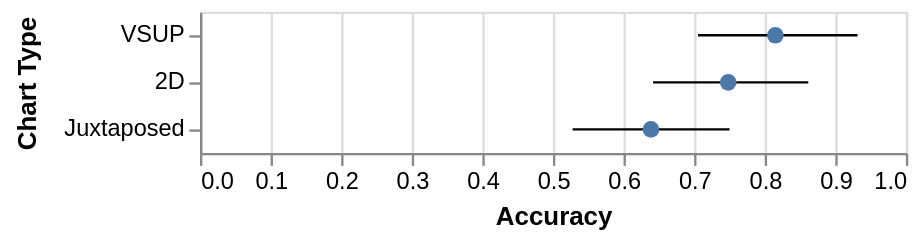

Express this chart as Vega-Lite.
### Vega-Lite specification from a JSON file in a GitHub repository (floating-point values rounded to 4 significant figures)
{"$schema": "https://vega.github.io/schema/vega-lite/v2.json", "data": {"values": [{"type": "VSUP", "mean": 0.8151, "ci1": 0.7055, "ci2": 0.9315}, {"type": "2D", "mean": 0.7482, "ci1": 0.6418, "ci2": 0.8617}, {"type": "Juxtaposed", "mean": 0.6389, "ci1": 0.5278, "ci2": 0.7502}]}, "layer": [{"mark": "rule", "encoding": {"y": {"field": "type", "type": "ordinal", "axis": {"title": "Chart Type", "titlePadding": 10}, "scale": {"domain": ["VSUP", "2D", "Juxtaposed"]}}, "x": {"field": "ci1", "type": "quantitative", "axis": {"title": "Accuracy"}}, "x2": {"field": "ci2", "type": "quantitative"}}}, {"mark": "circle", "encoding": {"y": {"field": "type", "type": "ordinal", "scale": {"domain": ["Juxtaposed", "2D", "VSUP"]}}, "x": {"field": "mean", "type": "quantitative"}, "opacity": {"value": 1}, "size": {"value": 50}}}]}
